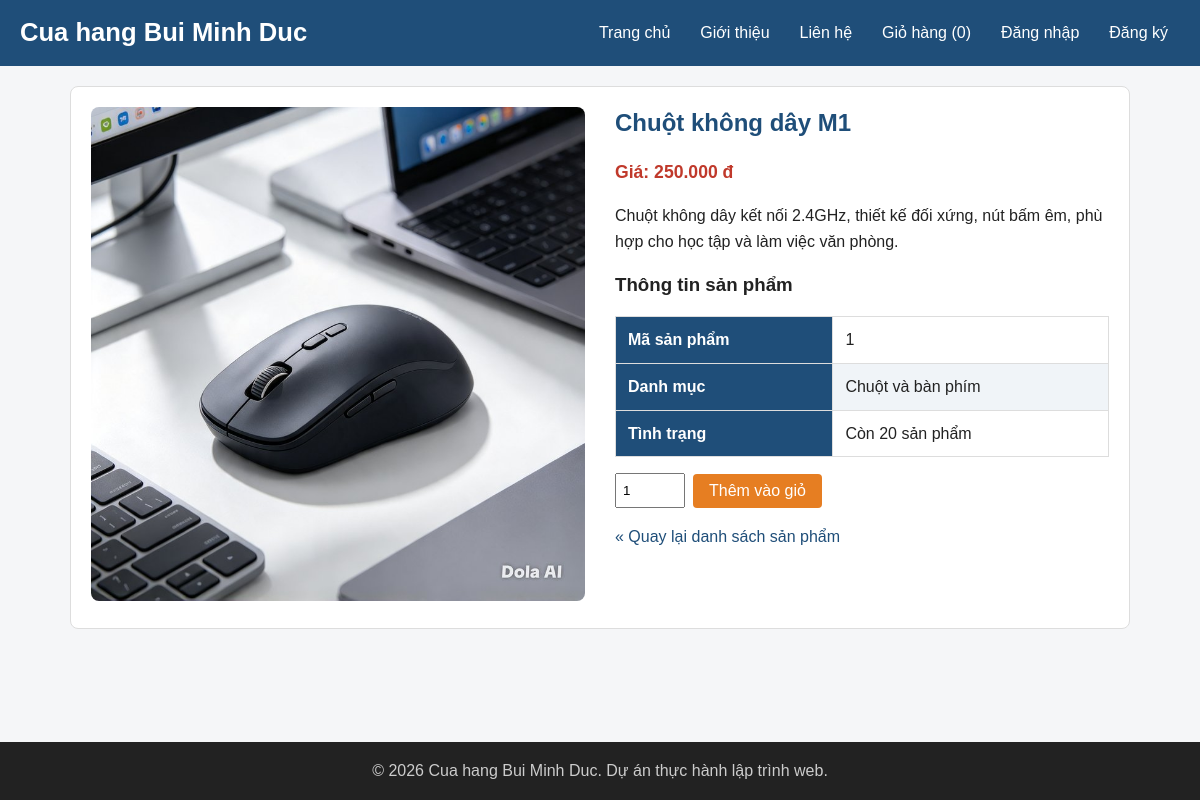
Screenshot of /product.php?id=1 with the database file from the repository.
### tables this page shows
CREATE TABLE products (
    id          INT UNSIGNED AUTO_INCREMENT PRIMARY KEY,
    category_id INT UNSIGNED NOT NULL,
    name        VARCHAR(200) NOT NULL,
    price       INT UNSIGNED NOT NULL,
    description TEXT,
    image       VARCHAR(255) NOT NULL DEFAULT 'images/sp01.jpg',
    stock       INT UNSIGNED NOT NULL DEFAULT 0,
    created_at  DATETIME NOT NULL DEFAULT CURRENT_TIMESTAMP,
    FOREIGN KEY (category_id) REFERENCES categories (id)
);

CREATE TABLE categories (
    id   INT UNSIGNED AUTO_INCREMENT PRIMARY KEY,
    name VARCHAR(100) NOT NULL
);

### includes/functions.php (called while the page is built, shortened)
<?php
function e($value)
{
    return htmlspecialchars((string) $value, ENT_QUOTES, 'UTF-8');
}
function format_price($amount)
{
    return number_format((int) $amount, 0, ',', '.') . ' đ';
}
function url($path = '')
{
    return BASE_URL . ltrim($path, '/');
}

### product.php (the view, shortened to what this page needs)
<?php
require __DIR__ . '/includes/init.php';
$id = (int) ($_GET['id'] ?? 0);
$stmt = $pdo->prepare(
    'SELECT p.*, c.name AS category_name
     FROM products p
     JOIN categories c ON c.id = p.category_id
     WHERE p.id = ?'
);
$stmt->execute([$id]);
$product = $stmt->fetch();
require __DIR__ . '/includes/header.php';
?>
<article class="product-detail">
    <div class="product-image">
        <img src="<?= url($product['image']) ?>" alt="<?= e($product['name']) ?>">
    </div>
    <div class="product-info">
        <h2><?= e($product['name']) ?></h2>
        <p class="price">Giá: <strong><?= format_price($product['price']) ?></strong></p>
        <p><?= nl2br(e($product['description'])) ?></p>
        <h3>Thông tin sản phẩm</h3>
        <table>
            <tbody>
                <tr>
                    <th>Mã sản phẩm</th>
                    <td><?= $product['id'] ?></td>
                </tr>
                <tr>
                    <th>Danh mục</th>
                    <td><?= e($product['category_name']) ?></td>
                </tr>
                <tr>
                    <th>Tình trạng</th>
                    <td><?= $product['stock'] > 0 ? 'Còn ' . $product['stock'] . ' sản phẩm' : 'Hết hàng' ?></td>
                </tr>
            </tbody>
        </table>
        <?php if ($product['stock'] > 0): ?>
            <form action="<?= url('cart-add.php') ?>" method="post" class="cart-actions">
                <input type="number" name="quantity" value="1" min="1" max="<?= $product['stock'] ?>">
                <button type="submit" class="btn btn-accent">Thêm vào giỏ</button>
            </form>
        <?php endif; ?>
        <p><a href="<?= url('index.php') ?>">&laquo; Quay lại danh sách sản phẩm</a></p>
    </div>
</article>
<?php require __DIR__ . '/includes/footer.php'; ?>

### css/style.css (style rules this page uses)
:root { --primary: #1f4e79; --primary-dark: #163a5a; --accent: #e67e22; --accent-dark: #cf6d17; --text: #222222; --muted: #666666; --border: #dddddd; --bg: #f5f6f8; --white: #ffffff; --danger: #c0392b; }
* { box-sizing: border-box; }
body { margin: 0; font-family: Arial, Helvetica, sans-serif; font-size: 16px; line-height: 1.6; color: var(--text); background-color: var(--bg); }
h1, h2, h3 { line-height: 1.3; }
h2 { color: var(--primary); }
a { color: var(--primary); text-decoration: none; }
img { max-width: 100%; height: auto; }
.price { color: var(--danger); font-size: 1.1rem; font-weight: bold; }
.btn { display: inline-block; padding: 8px 16px; border: none; border-radius: 4px; background-color: var(--primary); color: var(--white); font-size: 1rem; font-family: inherit; cursor: pointer; }
.btn-accent { background-color: var(--accent); }
.product-detail { display: grid; grid-template-columns: 1fr 1fr; gap: 30px; padding: 20px; border: 1px solid var(--border); border-radius: 8px; background-color: var(--white); }
.product-image img { width: 100%; border-radius: 8px; }
.product-info h2 { margin-top: 0; }
body { display: flex; flex-direction: column; min-height: 100vh; }
table { width: 100%; border-collapse: collapse; background-color: var(--white); }
th, td { padding: 10px 12px; border: 1px solid var(--border); text-align: left; }
th { background-color: var(--primary); color: var(--white); }
tbody tr:nth-child(even) { background-color: #f0f4f8; }
.cart-actions { display: flex; flex-wrap: wrap; align-items: center; gap: 8px; margin: 16px 0; }
.cart-actions input[type="number"] { width: 70px; padding: 8px 6px; }

### rows the page displays
products: image (picture), name "Chuột không dây M1", price "250.000 đ", description "Chuột không dây kết nối 2.4GHz, thiết kế đối xứng, nút bấm êm, phù hợp cho học tập và làm việc văn phòng.", id "1", category.name "Chuột và bàn phím", stock "20"

### other values shown
APP_NAME "Cua hang Bui Minh Duc"
cart_count() "0"
